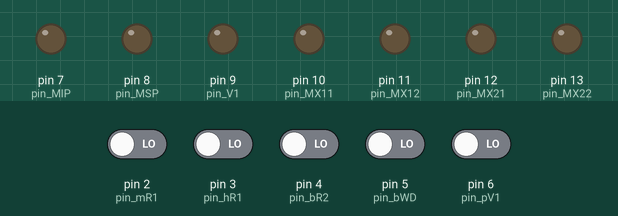
Bench run of a sketch on a simulated Arduino Uno, built with avr-gcc and run on an emulated ATmega328P. Parts: output pins drawn as LEDs (lit = HIGH). The test bench sets the inputs (shaded band); at power-on: pin 2 (pin_mR1), pin 3 (pin_hR1), pin 4 (pin_bR2), pin 5 (pin_bWD), pin 6 (pin_pV1) LOW. What the sketch prints to the serial monitor is not drawn.

Above: at 1.2 s.
1.3 s: pin 5 (pin_bWD) driven HIGH
At 2.4 s:
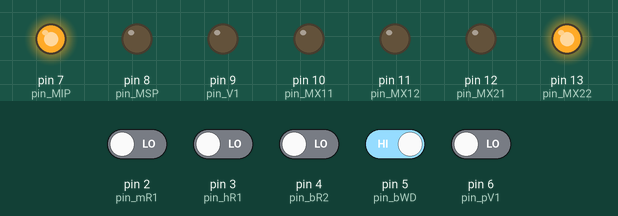
Timing chart, 0 to 4.3 s (numbered marks = the images above; inputs shaded):
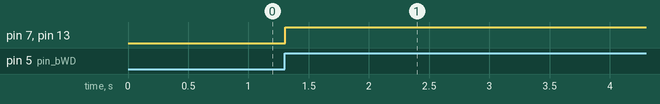

Measured:
- after the input at 1.3 s, pin 7 (pin_MIP), pin 13 (pin_MX22): LOW → HIGH at once

The sketch:

G7_Sketch_Efficiency_Eval_9.ino
```cpp
/*
Time :	18/08/2016 13:13:55
Generated from the grafcet File:
	D:\DD2\THESE\aContinuation_Fev2016\ArduinoCompiler_VM_Code\Efficiency_v2\g7s\Efficiency_Eval_9.xml
*/
#include "TimerOne.h"
/*
//Declare INPUTS pins
#define IN_PIN_0 0
#define IN_PIN_1 1
...

//Declare OUTPUTS pins
#define OUT_PIN_0 7
#define OUT_PIN_1 8
...
*/

//**** 	 Declare INPUT pins mapped	**** 	 Total Inputs : 12
const unsigned int pin_mR1 = 2;
const unsigned int pin_hR1 = 3;
const unsigned int pin_bR2 = 4;
const unsigned int pin_bWD = 5;
const unsigned int pin_pV1 = 6;
const unsigned int pin_pE1 = 2;
const unsigned int pin_pE2 = 3;
const unsigned int pin_pE4 = 4;
const unsigned int pin_pE5 = 5;
const unsigned int pin_a = 6;
const unsigned int pin_b = 2;
const unsigned int pin_c = 3;

//**** 	Declare OUTPUT pins mapped 	**** 	 Total Outputs : 10
const unsigned int pin_MIP = 7;
const unsigned int pin_MSP = 8;
const unsigned int pin_V1 = 9;
const unsigned int pin_MX11 = 10;
const unsigned int pin_MX12 = 11;
const unsigned int pin_MX21 = 12;
const unsigned int pin_MX22 = 13;
const unsigned int pin_New1 = 7;
const unsigned int pin_New2 = 8;
const unsigned int pin_New3 = 9;

//**** 	 Declare INPUT pins states	****
boolean mR1 = false, mR1_Old = false;
boolean hR1 = false, hR1_Old = false;
boolean bR2 = false, bR2_Old = false;
boolean bWD = false, bWD_Old = false;
boolean pV1 = false, pV1_Old = false;
boolean pE1 = false, pE1_Old = false;
boolean pE2 = false, pE2_Old = false;
boolean pE4 = false, pE4_Old = false;
boolean pE5 = false, pE5_Old = false;
boolean a = false, a_Old = false;
boolean b = false, b_Old = false;
boolean c = false, c_Old = false;

//**** 	 Declare OUPUT pins states	****
boolean MIP = false, MIP_Old = false;
boolean MSP = false, MSP_Old = false;
boolean V1 = false, V1_Old = false;
boolean MX11 = false, MX11_Old = false;
boolean MX12 = false, MX12_Old = false;
boolean MX21 = false, MX21_Old = false;
boolean MX22 = false, MX22_Old = false;
boolean New1 = false, New1_Old = false;
boolean New2 = false, New2_Old = false;
boolean New3 = false, New3_Old = false;

//**** 	 Declare STEPs variables	****
boolean S0_X = true, S0_X_Old = true;
boolean S1_X = false, S1_X_Old = false;
boolean S2_X = false, S2_X_Old = false;
boolean S3_X = false, S3_X_Old = false;
boolean S4_X = false, S4_X_Old = false;
boolean S5_X = false, S5_X_Old = false;
boolean S6_X = false, S6_X_Old = false;
boolean S7_X = false, S7_X_Old = false;
boolean S8_X = false, S8_X_Old = false;
boolean S9_X = false, S9_X_Old = false;
boolean S10_X = false, S10_X_Old = false;
boolean S11_X = false, S11_X_Old = false;
boolean S12_X = false, S12_X_Old = false;
boolean S13_X = false, S13_X_Old = false;

//**** 	 Declare Validated Transitions variables	****
boolean VT_1 = false;
boolean VT_2 = false;
boolean VT_3 = false;
boolean VT_4 = false;
boolean VT_5 = false;
boolean VT_6 = false;
boolean VT_7 = false;
boolean VT_8 = false;
boolean VT_9 = false;
boolean VT_10 = false;
boolean VT_11 = false;
boolean VT_12 = false;
boolean VT_13 = false;
boolean VT_14 = false;
boolean VT_15 = false;
boolean VT_16 = false;

//**** 	 Declare Receptivities of Transitions variables	****
boolean R_1 = false;
boolean R_2 = false;
boolean R_3 = false;
boolean R_4 = false;
boolean R_5 = false;
boolean R_6 = false;
boolean R_7 = false;
boolean R_8 = false;
boolean R_9 = false;
boolean R_10 = false;
boolean R_11 = false;
boolean R_12 = false;
boolean R_13 = false;
boolean R_14 = false;
boolean R_15 = false;
boolean R_16 = false;

//**** 	 Declare Transitions receptivities variables	****
boolean TR_1 = false;
boolean TR_2 = false;
boolean TR_3 = false;
boolean TR_4 = false;
boolean TR_5 = false;
boolean TR_6 = false;
boolean TR_7 = false;
boolean TR_8 = false;
boolean TR_9 = false;
boolean TR_10 = false;
boolean TR_11 = false;
boolean TR_12 = false;
boolean TR_13 = false;
boolean TR_14 = false;
boolean TR_15 = false;
boolean TR_16 = false;

//**** 	 Declare STEPs timing variables for duration activity 	****
unsigned int S0_duration = 0;
unsigned int S1_duration = 0;
unsigned int S2_duration = 0;
unsigned int S3_duration = 0;
unsigned int S4_duration = 0;
unsigned int S5_duration = 0;
unsigned int S6_duration = 0;
unsigned int S7_duration = 0;
unsigned int S8_duration = 0;
unsigned int S9_duration = 0;
unsigned int S10_duration = 0;
unsigned int S11_duration = 0;
unsigned int S12_duration = 0;
unsigned int S13_duration = 0;

//To measure the efficacy
unsigned int NN = 0;
unsigned int time_val;

//FT = 1000/Board_TIME_UNIT = Frequency of the Step activity callback function Step_timer_update_callback
const unsigned int Board_TIME_UNIT = 100;

//To manage timer or measuring duration of active steps
//const unsigned int Board_TIME_UNIT = 1; // Board_TIME_UNIT =5 i.e. 5Hz : Number of callback function of Timer1 per second

void initializeTimer1(){
  //Timer1.initialize(1000000);     // initialize timer1, and set a 1 second period
  unsigned int FT_Steps = 1000/Board_TIME_UNIT; //FT_Steps = frequency_timer
  Timer1.initialize(1000000/FT_Steps);       // initialize timer1, and set a 1 second period
  //Timer1.pwm(9, 512);             		// setup pwm on pin 9, 50% duty cycle, if there is pinMode(9, OUTPUT); It present the frequency of the timer
  Timer1.attachInterrupt(Step_timer_update_callback);   // attaches callback() as a timer overflow interrupt
}

void Step_timer_update_callback(){
	if(S0_X) {S0_duration ++ ;} else {S0_duration = 0;}
	if(S1_X) {S1_duration ++ ;} else {S1_duration = 0;}
	if(S2_X) {S2_duration ++ ;} else {S2_duration = 0;}
	if(S3_X) {S3_duration ++ ;} else {S3_duration = 0;}
	if(S4_X) {S4_duration ++ ;} else {S4_duration = 0;}
	if(S5_X) {S5_duration ++ ;} else {S5_duration = 0;}
	if(S6_X) {S6_duration ++ ;} else {S6_duration = 0;}
	if(S7_X) {S7_duration ++ ;} else {S7_duration = 0;}
	if(S8_X) {S8_duration ++ ;} else {S8_duration = 0;}
	if(S9_X) {S9_duration ++ ;} else {S9_duration = 0;}
	if(S10_X) {S10_duration ++ ;} else {S10_duration = 0;}
	if(S11_X) {S11_duration ++ ;} else {S11_duration = 0;}
	if(S12_X) {S12_duration ++ ;} else {S12_duration = 0;}
	if(S13_X) {S13_duration ++ ;} else {S13_duration = 0;}
}

void setup(){
	initializeTimer1();
	Serial.begin(9600);
	//INIT INPUT PINs
	pinMode(pin_mR1, INPUT);
	pinMode(pin_hR1, INPUT);
	pinMode(pin_bR2, INPUT);
	pinMode(pin_bWD, INPUT);
	pinMode(pin_pV1, INPUT);
	pinMode(pin_pE1, INPUT);
	pinMode(pin_pE2, INPUT);
	pinMode(pin_pE4, INPUT);
	pinMode(pin_pE5, INPUT);
	pinMode(pin_a, INPUT);
	pinMode(pin_b, INPUT);
	pinMode(pin_c, INPUT);
	//INIT OUTPUT PINs
	pinMode(pin_MIP, OUTPUT);
	pinMode(pin_MSP, OUTPUT);
	pinMode(pin_V1, OUTPUT);
	pinMode(pin_MX11, OUTPUT);
	pinMode(pin_MX12, OUTPUT);
	pinMode(pin_MX21, OUTPUT);
	pinMode(pin_MX22, OUTPUT);
	pinMode(pin_New1, OUTPUT);
	pinMode(pin_New2, OUTPUT);
	pinMode(pin_New3, OUTPUT);

	time_val = millis();
	NN = 0;
}

void loop(){
	//Reading input values
	mR1 = digitalRead(pin_mR1);
	hR1 = digitalRead(pin_hR1);
	bR2 = digitalRead(pin_bR2);
	bWD = digitalRead(pin_bWD);
	pV1 = digitalRead(pin_pV1);
	pE1 = digitalRead(pin_pE1);
	pE2 = digitalRead(pin_pE2);
	pE4 = digitalRead(pin_pE4);
	pE5 = digitalRead(pin_pE5);
	a = digitalRead(pin_a);
	b = digitalRead(pin_b);
	c = digitalRead(pin_c);

	//Evaluate validated transitions variabless
	VT_1 = (S0_X);
	VT_2 = (S1_X);
	VT_3 = (S1_X);
	VT_4 = (S1_X);
	VT_5 = (S2_X);
	VT_6 = (S2_X);
	VT_7 = (S3_X);
	VT_8 = (S3_X);
	VT_9 = (S6_X);
	VT_10 = (S7_X);
	VT_11 = (S5_X && S8_X);
	VT_12 = (S10_X);
	VT_13 = (S9_X && S11_X);
	VT_14 = (S4_X);
	VT_15 = (S12_X);
	VT_16 = (S13_X);

	//Evaluate Receptivities oftransitions
	R_1 = ((pE1 || pE2 || pE5) && bR2 || (pE4 || pE5) && bWD || pV1) && !mR1;
	R_2 = a && b || bR2;
	R_3 = !bR2 && bWD || a && c;
	R_4 = !bR2 && !bWD;
	R_5 = pE1 || pE2 || pE5;
	R_6 = !(pE1 || pE2 || pE5);
	R_7 = pE4 || pE5;
	R_8 = !(pE4 || pE5);
	R_9 = !pE1 || hR1 || !bR2;
	R_10 = !pE2 || hR1 || !bR2;
	R_11 = (hR1 || !pE5 || !bR2) && (S5_duration > 200);
	R_12 = !pE4 || hR1;
	R_13 = (hR1 || !bWD || !pE5) && (S9_duration > 200);
	R_14 = pV1;
	R_15 = hR1 || !pV1;
	R_16 = true;

	//Evaluate Clearing conditions
	TR_1 = VT_1 && R_1;
	TR_2 = VT_2 && R_2;
	TR_3 = VT_3 && R_3;
	TR_4 = VT_4 && R_4;
	TR_5 = VT_5 && R_5;
	TR_6 = VT_6 && R_6;
	TR_7 = VT_7 && R_7;
	TR_8 = VT_8 && R_8;
	TR_9 = VT_9 && R_9;
	TR_10 = VT_10 && R_10;
	TR_11 = VT_11 && R_11;
	TR_12 = VT_12 && R_12;
	TR_13 = VT_13 && R_13;
	TR_14 = VT_14 && R_14;
	TR_15 = VT_15 && R_15;
	TR_16 = VT_16 && R_16;

	//Save Step activity variables state in Old_ corresponding variables
	S0_X_Old = S0_X;
	S1_X_Old = S1_X;
	S2_X_Old = S2_X;
	S3_X_Old = S3_X;
	S4_X_Old = S4_X;
	S5_X_Old = S5_X;
	S6_X_Old = S6_X;
	S7_X_Old = S7_X;
	S8_X_Old = S8_X;
	S9_X_Old = S9_X;
	S10_X_Old = S10_X;
	S11_X_Old = S11_X;
	S12_X_Old = S12_X;
	S13_X_Old = S13_X;

	//Evaluate Step variables
	S0_X = TR_16 || (S0_X_Old && !TR_1);
	S1_X = TR_1 || (S1_X_Old && !TR_2 && !TR_3 && !TR_4);
	S2_X = TR_2 || (S2_X_Old && !TR_5 && !TR_6);
	S3_X = TR_3 || TR_6 || (S3_X_Old && !TR_7 && !TR_8);
	S4_X = TR_4 || TR_8 || (S4_X_Old && !TR_14);
	S5_X = TR_5 || (S5_X_Old && !TR_11);
	S6_X = TR_5 || (S6_X_Old && !TR_9);
	S7_X = TR_9 || (S7_X_Old && !TR_10);
	S8_X = TR_10 || (S8_X_Old && !TR_11);
	S9_X = TR_7 || (S9_X_Old && !TR_13);
	S10_X = TR_7 || (S10_X_Old && !TR_12);
	S11_X = TR_12 || (S11_X_Old && !TR_13);
	S12_X = TR_14 || (S12_X_Old && !TR_15);
	S13_X = TR_11 || TR_13 || TR_15 || (S13_X_Old && !TR_16);

	//Evaluate OUTPUTs variables
	MIP = S1_X || S9_X;
	MSP = S1_X || S5_X;
	V1 = S12_X;
	MX11 = S6_X || S8_X;
	MX12 = S7_X || S8_X;
	MX21 = S10_X;
	MX22 = S11_X;
	New1 = S13_X;
	New2 = S13_X;
	New3 = S13_X;

	//Update OUTPUTs
	if(MIP_Old != MIP) {digitalWrite(pin_MIP, MIP);}
	if(MSP_Old != MSP) {digitalWrite(pin_MSP, MSP);}
	if(V1_Old != V1) {digitalWrite(pin_V1, V1);}
	if(MX11_Old != MX11) {digitalWrite(pin_MX11, MX11);}
	if(MX12_Old != MX12) {digitalWrite(pin_MX12, MX12);}
	if(MX21_Old != MX21) {digitalWrite(pin_MX21, MX21);}
	if(MX22_Old != MX22) {digitalWrite(pin_MX22, MX22);}
	if(New1_Old != New1) {digitalWrite(pin_New1, New1);}
	if(New2_Old != New2) {digitalWrite(pin_New2, New2);}
	if(New3_Old != New3) {digitalWrite(pin_New3, New3);}

	//Update Old OUTPUTs
	MIP_Old = MIP;
	MSP_Old = MSP;
	V1_Old = V1;
	MX11_Old = MX11;
	MX12_Old = MX12;
	MX21_Old = MX21;
	MX22_Old = MX22;
	New1_Old = New1;
	New2_Old = New2;
	New3_Old = New3;

	NN++;
	if(millis() - time_val > 5000){
		Serial.println(NN);
		NN = 0; time_val = millis();
	}
	delay(2);
}
```
